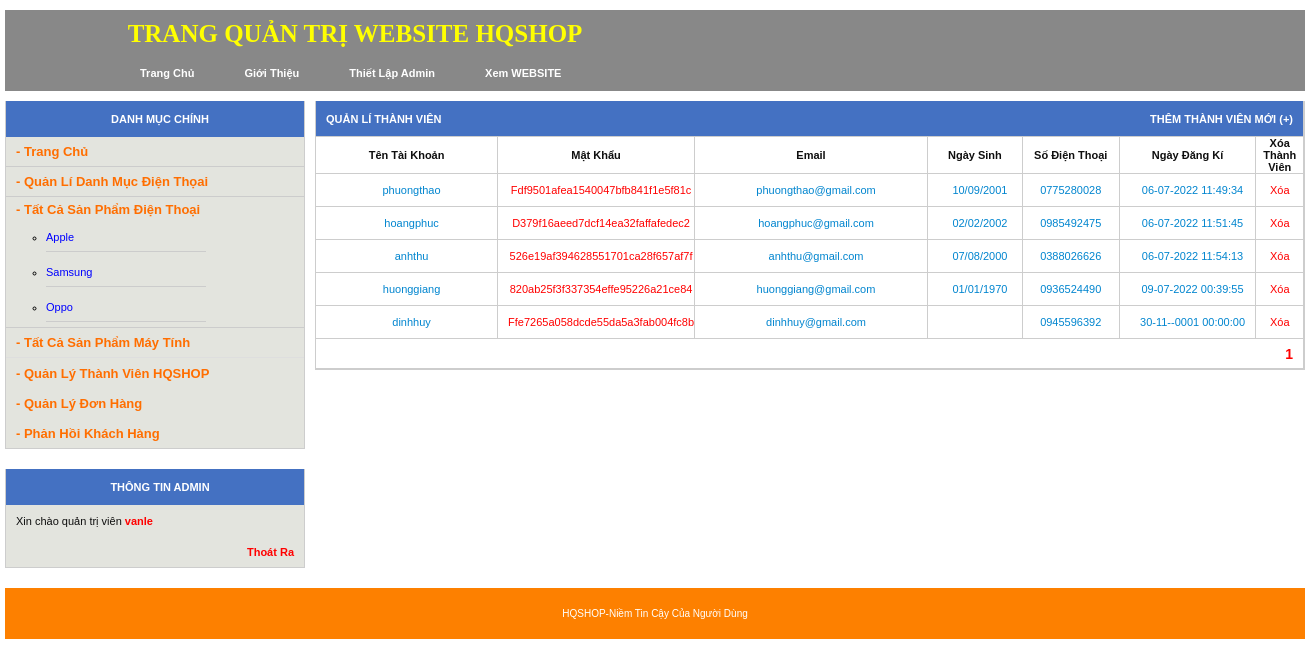
/Admin/adminstrator.php?page=quanlithanhvien&trang=1 (signed in), run on the app's committed database.
### tables this page shows
CREATE TABLE `danhmuc_sp` (
  `id_dm` int(11) NOT NULL,
  `ten_dm` varchar(100) DEFAULT NULL
);

CREATE TABLE `thanhvienhqshop` (
  `id_tv` int(11) NOT NULL,
  `tentaikhoan` varchar(40) DEFAULT NULL,
  `matkhau` varchar(40) DEFAULT NULL,
  `email` varchar(40) DEFAULT NULL,
  `ngaysinh` varchar(30) DEFAULT NULL,
  `sodienthoai` varchar(50) DEFAULT NULL,
  `ho_ten` varchar(100) DEFAULT NULL,
  `CMND` varchar(20) DEFAULT NULL,
  `dia_chi` varchar(100) DEFAULT NULL,
  `tinh_thanh` varchar(100) DEFAULT NULL,
  `quan_huyen` varchar(100) DEFAULT NULL,
  `ngaydangki` datetime NOT NULL
);

### Admin/thanhvien.php (the view, shortened to what this page needs)
      <?php
    if($_SESSION['user'] && $_SESSION['pass']){
 ?>
 <link rel="stylesheet" type="text/css" href="css/thanhvien.css">
            <table width="990px" id="main-content" border="0px" cellpadding="0px" cellspacing="0px">
            	<tr id="main-navbar" height="36px">
                	<td colspan="12" style='background: #4471c2'>quản lí thành viên <a href="adminstrator.php?page=themthanhvien">thêm thành viên mới (+)</a></td>
                </tr>
                <tr height="30px" id="navbar-title">
                	<td width="20%">Tên Tài khoản</td>
                    <td width="15%">Mật Khẩu</td>
                    <td width="25%">Email</td>
                    <td width="10%">Ngày Sinh</td>
                    <td width="10%">Số Điện Thoại</td>
                    <td width="15%">Ngày Đăng Kí</td>
                    <td width="15%">Xóa Thành Viên</td>
                </tr>
                <?php
                    include ('MYSQL/connectmysql.php');
                    $size=10;
                    $trang=$_GET['trang'];
                    $start=($trang -1) * $size;
                    $sql_thanhvien="select * from thanhvienhqshop limit $start,$size";
                    $query_thanhvien=mysqli_query($connection,$sql_thanhvien);
                    $row_thanhvien=mysqli_num_rows($query_thanhvien);
                    if($row_thanhvien>0){
                        while($row_tv=mysqli_fetch_array($query_thanhvien)){
                            $date=$row_tv['ngaydangki'];
                            $datex = date("d-m-Y H:i:s", strtotime($date));
  ?>
                <tr class="product-item">
                	<td class="text" style='text-align: center;'><?php echo $row_tv['tentaikhoan']; ?></td>
                    <td class="red text" style='text-align: center;'><?php echo  $row_tv['matkhau']; ?></td>
                    <td class="text" style='text-align: center;'><?php echo  $row_tv['email']; ?></td>
                    <td class="text" style='text-align: center;'><?php echo  $row_tv['ngaysinh']; ?></td>
                    <td class="sdt" style='text-align: center;'><?php echo  $row_tv['sodienthoai']; ?></td>
                    <td class="text" style='text-align: center;'><?php echo  $datex; ?></td>
                    <td class="link" style='text-align: center;'><a class="red" href="adminstrator.php?page=xoathanhvien&id_tv=<?php echo $row_tv['id_tv'];  ?>">xóa</a></td>
                </tr>
                <?php
                    }
                }
                else{
                         echo '<script>alert("Không Có Thành viên Nào");</script>';
                    }
                ?>
                        <?php
                        $sql="select count(*) from thanhvienhqshop";
                        $query=mysqli_query($connection,$sql);
                        $row=mysqli_fetch_array($query);
                        $tongsosp=$row[0];
                        $tongsotrang=ceil($tongsosp / $size);
                    ?>
                    <tr id="list-num" height="30px">
<td align="right" colspan="12">
                    <?php
                        for($i=1;$i<=$tongsotrang;$i++){
                            if($i==$trang){
                                echo "<a style='color:red;font-size:14px;' href='adminstrator.php?page=quanlithanhvien&trang=$i'><b>$i</b></a>";
                            }
                            else{
                                echo "<a style='font-size:14px;color:blue;' href='adminstrator.php?page=quanlithanhvien&trang=$i'>$i</a>";
                            }
                        }
                     ?>
</td>
                </tr>
            </table>
                    <?php
}
else{
   header('location:index.php');
}
?>

### Admin/adminstrator.php (shortened to what this page needs)
<!DOCTYPE html PUBLIC "-//W3C//DTD XHTML 1.0 Transitional//EN" "http://www.w3.org/TR/xhtml1/DTD/xhtml1-transitional.dtd">
<html xmlns="http://www.w3.org/1999/xhtml">
<head>
<link rel="stylesheet" type="text/css" href="css/adminstrator.css">
</head>
<body>
<?php
    if($_SESSION['user'] && $_SESSION['pass']){
 ?>
<table id="wrapper" width="1300px" border="0px" cellpadding="0px" cellspacing="0px">
	   <header id="header">
           <div class='right'>
               <div class='quantri'>
                       TRANG QUẢN TRỊ WEBSITE HQSHOP
               </div>
               <div class='menu'>
                   <ul>
                       <li class='bkl'><a href="adminstrator.php" title="">Trang Chủ</a></li>
                       <li class='bkl'><a href="" title="">Giới Thiệu</a></li>
                       <li class='bkl'><a href="adminstrator.php?page=thietlap_admin" title="">Thiết Lập Admin</a></li>
                       <li class='bkl'><a href="../index.php" title="">Xem WEBSITE</a></li>
                   </ul>
               </div>
           </div>
       </header>
    <tr id="body">
    	<td align="left" valign="top" width="250px">
            <table width="300px" class="left-menu" border="0px" cellpadding="0px" cellspacing="0px">
            	<tr class="bg-leftbar" height="36px">
                	<td  align=center>Danh Mục Chính</td>
                </tr>
                <tr class="menu-item" height="30px">
                    <td style='border-bottom: 1px solid #ccc;padding-bottom: 5px; padding-top: 5px;'><a href="adminstrator.php" style='color:#FF6E00;font-size: 13px;font-weight:bold;'>- Trang chủ</a></td>
                </tr>
                <tr class="menu-item" height="30px">
                    <td style='border-bottom: 1px solid #ccc;padding-bottom: 5px; padding-top: 5px;'><a href="adminstrator.php?page=danhmucsp" style='color:#FF6E00;font-size: 13px;font-weight:bold;' >- Quản Lí Danh Mục Điện Thọai</a></td>
                </tr>
                 <tr class="menu-item" height="30px">
                    <td class='qlsp' style='border-bottom: 1px solid #ccc;padding-bottom: 5px; padding-top: 5px;'><a href="adminstrator.php?page=sanpham" style='color:#FF6E00;font-size: 13px;font-weight:bold;'>- Tất Cả sản phẩm Điện Thoại</a>
                            <?php
                            include ('MYSQL/connectmysql.php');
                                $sanpham="select * from danhmuc_sp";
                                $query=mysqli_query($connection,$sanpham);
                                $num_row=mysqli_num_rows($query);
                                if($num_row>0){
                                    while($row=mysqli_fetch_array($query)){
                            ?>
                        <div class='sp'>
                            <ul class='all'>
                 <li style='padding: 8px 0px;border-bottom: 1px  solid #ccc;'><a href="adminstrator.php?page=chitiet_dm&ten_dm=<?php echo $row['ten_dm']; ?>" title="" style='color:blue;'><?php echo $row['ten_dm']; ?></a></li>
                            </ul>
                        </div>
                        <?php
                    }
                }
                        ?>
                    </td>
                </tr>
                <tr class="menu-item" height="30px">
                    <td style='border-bottom: 1px solid #dedede;padding-bottom: 5px; padding-top: 5px;'><a href="adminstrator.php?page=sp_maytinh" style='color:#FF6E00;font-size: 13px;font-weight:bold;'>- Tất Cả Sản Phẩm Máy Tính</a></td>
                </tr>
                <tr class="menu-item" height="30px">
                    <td><a href="adminstrator.php?page=quanlithanhvien" style='color:#FF6E00;font-size: 13px;font-weight:bold;'>- Quản lý Thành Viên HQSHOP</a></td>
                </tr>
                <tr class="menu-item" height="30px">
                    <td><a href="adminstrator.php?page=quanlidonhang" style='color:#FF6E00;font-size: 13px;font-weight:bold;'>- Quản lý Đơn Hàng</a></td>
                </tr>
                <tr class="menu-item" height="30px">
                    <td><a href="adminstrator.php?page=phanhoi" style='color:#FF6E00;font-size: 13px;font-weight:bold;'>- Phản Hồi Khách Hàng</a></td>
                </tr>
            </table>
            <table width="300px" class="left-menu" border="0px" cellpadding="0px" cellspacing="0px">
            	<tr class="bg-leftbar" height="36px">
                	<td align='center'>Thông Tin Admin</td>
                </tr>
                <tr height="30px">
                	<td id="user-info">Xin chào quản trị viên <b><?php if($_SESSION['user']){echo $_SESSION['user'];} ?></b></td>
                </tr>
                <tr height="30px">
                	<td id="logout" align="right"><a href="dangxuat.php">Thoát Ra</a></td>
                </tr>
            </table>
        </td>
        <td float="right" valign="top" width="1050px" style='padding-left: 10px;'>
            <?php
                    $page=$_GET['page'];
                    if($page=='quanlithanhvien'){
                        include ('thanhvien.php');
                    }
            ?>
        </td>
    </tr>
</table>
<div height="62px">
        <p id="footer" colspan="2" align="center" >HQSHOP-Niềm Tin Cậy Của Người Dùng</p>
    </div>
<?php
}
else{
   header('location:index.php');
}
?>
</body>
</html>

### Admin/css/adminstrator.css (style rules this page uses)
* { margin:0px; padding:0px; }
table#wrapper { margin:0px auto; }
#header { width:1300px; margin:10px auto; background-color: #888; padding: 10px 0px; overflow: hidden; }
#header .right { width:700px; float: left; }
#header .right ul { width:480px; margin:0px auto; margin-top: 15px; }
#header .right ul li { float: left; padding: 0px 25px; list-style: none; }
#header .right ul .bkl a { color:#fff; font-weight: bold; font-size: 11px; text-decoration: none; }
.quantri { text-align: center; color: yellow; font-size: 25px; font-weight: bold; }
.all { width:160px; padding-top: 5px; list-style-type: circle; margin-top: 1px; margin-left: 30px; }
table.left-menu { border-left:1px solid #cdcdcd; border-right:1px solid #cdcdcd; border-bottom:1px solid #cdcdcd; background:#e3e4de; }
table.left-menu tr.bg-leftbar { background: #4471c2; font-family:arial; font-size:11px; font-weight:bold; color:#FFFFFF; text-transform:uppercase; }
table.left-menu tr.bg-leftbar td { padding-left:10px; }
table.left-menu tr.menu-item { font-family:arial; font-size:11px; }
table.left-menu tr.menu-item a { color:#0f0f0f; text-decoration:none; text-transform:capitalize; }
table.left-menu tr.menu-item td { padding-left:10px; }
table.left-menu tr td#user-info { font-family:arial; font-size:11px; color:#0f0f0f; padding:10px; }
table.left-menu tr td#user-info b { color:#FF0000; }
table.left-menu tr td#logout a { font-family:arial; font-size:11px; font-weight:bold; color:#FF0000; text-decoration:none; text-transform:capitalize; padding-right:10px; }
table#wrapper tr#body td table { margin-bottom:20px; }
table#main-content { border-left:1px solid #cdcdcd; border-right:1px solid #cdcdcd; border-bottom:1px solid #cdcdcd; }
table#main-content tr#main-navbar { background: #4471c2; font-family:arial; font-size:11px; font-weight:bold; color:#FFFFFF; text-transform:uppercase; }
table#main-content tr#main-navbar td { padding:0px 10px; }
#footer { width:1300px; margin:0px auto; overflow: hidden; font-family:arial; font-size:10px; padding: 20px 0px; color:#FFFFFF; text-transform:capitalize; margin-bottom: 20px; background: #FD8000; }

### Admin/css/thanhvien.css (style rules this page uses)
table#main-content { border-left:1px solid #cdcdcd; }
table#main-content tr td { border-right:1px solid #cdcdcd; border-bottom:1px solid #cdcdcd; }
table#main-content tr#main-navbar { font-family:arial; font-size:11px; font-weight:bold; color:#FFFFFF; text-transform:uppercase; background: #e94589; }
table#main-content tr#main-navbar td { padding:0px 10px; }
table#main-content tr#main-navbar td a { float:right; color:#FFFFFF; text-decoration:none; }
table#main-content tr#navbar-title { font-family:arial; font-size:11px; font-weight:bold; color:#0f0f0f; text-align:center; text-transform:capitalize; }
table#main-content tr.product-item td, a { font-family:arial; font-size:11px; color:#0085cf; text-decoration:none; }
table#main-content tr.product-item td.text { padding-left:10px; }
table#main-content tr.product-item td.sdt { text-align:center; padding:10px 10px; }
table#main-content tr.product-item td.link { text-align:center; }
table#main-content tr.product-item td.red, a.red { color:#FF0000; text-decoration:none; text-transform:capitalize; }
table#main-content tr#list-num td a { font-family:arial; font-size:11px; color:#0f0f0f; padding-right:10px; }

### data on the page
danhmuc_sp: ten_dm "Apple"
danhmuc_sp: ten_dm "Samsung"
danhmuc_sp: ten_dm "Oppo"
thanhvienhqshop: tentaikhoan "phuongthao", matkhau "Fdf9501afea1540047bfb841f1e5f81c", email "phuongthao@gmail.com", ngaysinh "10/09/2001", sodienthoai "0775280028", ngaydangki "06-07-2022 11:49:34"
thanhvienhqshop: tentaikhoan "hoangphuc", matkhau "D379f16aeed7dcf14ea32faffafedec2", email "hoangphuc@gmail.com", ngaysinh "02/02/2002", sodienthoai "0985492475", ngaydangki "06-07-2022 11:51:45"
thanhvienhqshop: tentaikhoan "anhthu", matkhau "526e19af394628551701ca28f657af7f", email "anhthu@gmail.com", ngaysinh "07/08/2000", sodienthoai "0388026626", ngaydangki "06-07-2022 11:54:13"
thanhvienhqshop: tentaikhoan "huonggiang", matkhau "820ab25f3f337354effe95226a21ce84", email "huonggiang@gmail.com", ngaysinh "01/01/1970", sodienthoai "0936524490", ngaydangki "09-07-2022 00:39:55"
thanhvienhqshop: tentaikhoan "dinhhuy", matkhau "Ffe7265a058dcde55da5a3fab004fc8b", email "dinhhuy@gmail.com", sodienthoai "0945596392", ngaydangki "30-11--0001 00:00:00"

### other printed values
$_SESSION['user'] "vanle"
